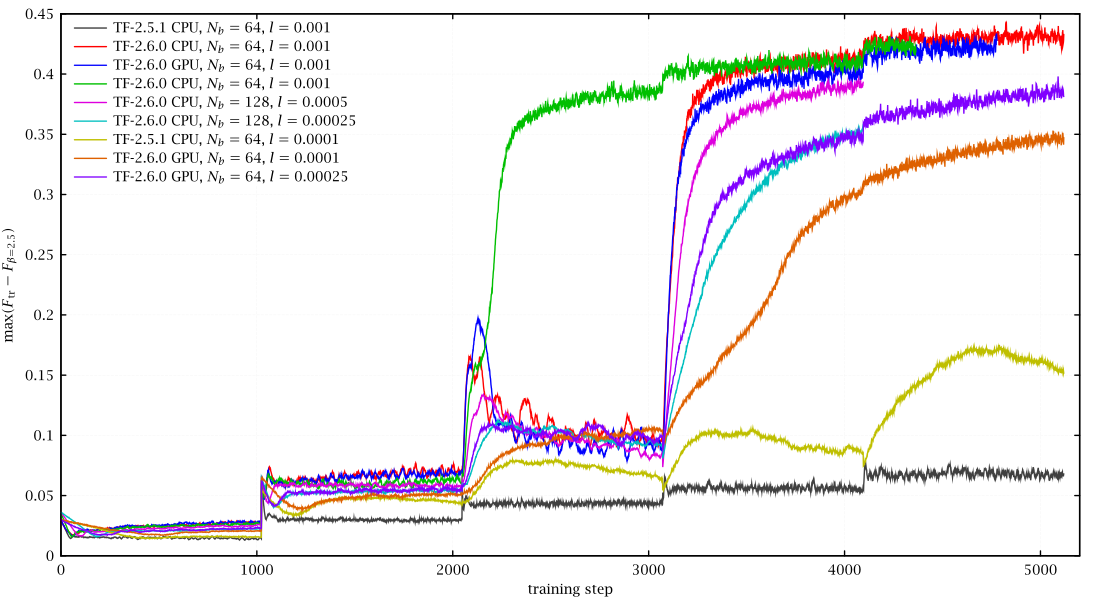

This chart was generated by the following gnuplot code:
set lmargin 9
set grid lc rgb '#f0f0f0'
set xlabel 'training step'
set ylabel '$\max(F_{\text{tr}}-F_{\beta=2.5})$'
set key left Left reverse
pf(f)="<9 awk '/# training inference step/{p=1} p==1&&/^dfnorm2/{print;p=0}' ../../u1_2d/".f.".log"
set xrange [0:5200]
plot\
	pf("t_force_b25_0") u 0:2 w l t 'TF-2.5.1 CPU, $N_b=64$, $l=0.001$',\
	pf("t_force_b25_0.1") u 0:2 w l t 'TF-2.6.0 CPU, $N_b=64$, $l=0.001$',\
	pf("t_force_b25_0.cuda") u 0:2 w l t 'TF-2.6.0 GPU, $N_b=64$, $l=0.001$',\
	pf("t_force_b25_0s.cuda") u 0:2 w l t 'TF-2.6.0 CPU, $N_b=64$, $l=0.001$',\
	pf("t_force_b25_0s0") u 0:2 w l t 'TF-2.6.0 CPU, $N_b=128$, $l=0.0005$',\
	pf("t_force_b25_0s1") u 0:2 w l t 'TF-2.6.0 CPU, $N_b=128$, $l=0.00025$',\
	pf("t_force_b25_1") u 0:2 w l t 'TF-2.5.1 CPU, $N_b=64$, $l=0.0001$',\
	pf("t_force_b25_1.cuda") u 0:2 w l t 'TF-2.6.0 GPU, $N_b=64$, $l=0.0001$',\
	pf("t_force_b25_1l.cuda") u 0:2 w l t 'TF-2.6.0 GPU, $N_b=64$, $l=0.00025$'
